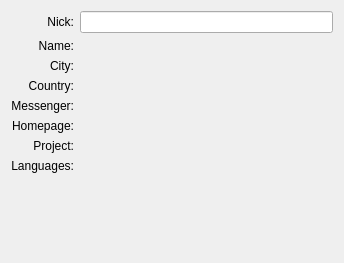
<?xml version="1.0" encoding="UTF-8"?>
<ui version="4.0">
 <class>PersonWidget</class>
 <widget class="QWidget" name="PersonWidget">
  <property name="geometry">
   <rect>
    <x>0</x>
    <y>0</y>
    <width>344</width>
    <height>263</height>
   </rect>
  </property>
  <property name="windowTitle">
   <string comment="KDE::DoNotExtract">Form</string>
  </property>
  <layout class="QGridLayout" name="gridLayout">
   <item row="1" column="0">
    <widget class="QLabel" name="label">
     <property name="text">
      <string>Name:</string>
     </property>
     <property name="alignment">
      <set>Qt::AlignRight|Qt::AlignTrailing|Qt::AlignVCenter</set>
     </property>
    </widget>
   </item>
   <item row="1" column="1">
    <widget class="QLabel" name="name">
     <property name="text">
      <string/>
     </property>
    </widget>
   </item>
   <item row="2" column="0">
    <widget class="QLabel" name="label_2">
     <property name="text">
      <string>City:</string>
     </property>
     <property name="alignment">
      <set>Qt::AlignRight|Qt::AlignTrailing|Qt::AlignVCenter</set>
     </property>
    </widget>
   </item>
   <item row="2" column="1">
    <widget class="QLabel" name="city">
     <property name="text">
      <string/>
     </property>
    </widget>
   </item>
   <item row="3" column="0">
    <widget class="QLabel" name="label_9">
     <property name="text">
      <string>Country:</string>
     </property>
     <property name="alignment">
      <set>Qt::AlignRight|Qt::AlignTrailing|Qt::AlignVCenter</set>
     </property>
    </widget>
   </item>
   <item row="3" column="1">
    <widget class="QLabel" name="country">
     <property name="text">
      <string/>
     </property>
    </widget>
   </item>
   <item row="4" column="0">
    <widget class="QLabel" name="label_8">
     <property name="text">
      <string>Messenger:</string>
     </property>
     <property name="alignment">
      <set>Qt::AlignRight|Qt::AlignTrailing|Qt::AlignVCenter</set>
     </property>
    </widget>
   </item>
   <item row="4" column="1">
    <widget class="QLabel" name="messenger">
     <property name="text">
      <string/>
     </property>
    </widget>
   </item>
   <item row="5" column="0">
    <widget class="QLabel" name="label_3">
     <property name="text">
      <string>Homepage:</string>
     </property>
     <property name="alignment">
      <set>Qt::AlignRight|Qt::AlignTrailing|Qt::AlignVCenter</set>
     </property>
    </widget>
   </item>
   <item row="5" column="1">
    <widget class="QLabel" name="homepage">
     <property name="text">
      <string/>
     </property>
    </widget>
   </item>
   <item row="6" column="0">
    <widget class="QLabel" name="label_12">
     <property name="text">
      <string>Project:</string>
     </property>
     <property name="alignment">
      <set>Qt::AlignRight|Qt::AlignTrailing|Qt::AlignVCenter</set>
     </property>
    </widget>
   </item>
   <item row="6" column="1">
    <widget class="QLabel" name="project">
     <property name="text">
      <string/>
     </property>
    </widget>
   </item>
   <item row="8" column="0">
    <spacer name="verticalSpacer">
     <property name="orientation">
      <enum>Qt::Vertical</enum>
     </property>
     <property name="sizeHint" stdset="0">
      <size>
       <width>20</width>
       <height>40</height>
      </size>
     </property>
    </spacer>
   </item>
   <item row="7" column="0">
    <widget class="QLabel" name="label_13">
     <property name="text">
      <string>Languages:</string>
     </property>
     <property name="alignment">
      <set>Qt::AlignRight|Qt::AlignTrailing|Qt::AlignVCenter</set>
     </property>
    </widget>
   </item>
   <item row="7" column="1">
    <widget class="QLabel" name="languages">
     <property name="text">
      <string/>
     </property>
    </widget>
   </item>
   <item row="0" column="0">
    <widget class="QLabel" name="label_4">
     <property name="text">
      <string>Nick:</string>
     </property>
     <property name="alignment">
      <set>Qt::AlignRight|Qt::AlignTrailing|Qt::AlignVCenter</set>
     </property>
    </widget>
   </item>
   <item row="0" column="1">
    <widget class="KLineEdit" name="nick"/>
   </item>
  </layout>
 </widget>
 <customwidgets>
  <customwidget>
   <class>KLineEdit</class>
   <extends>QLineEdit</extends>
   <header>klineedit.h</header>
  </customwidget>
 </customwidgets>
 <resources/>
 <connections/>
</ui>
